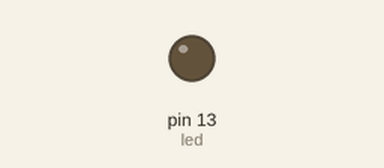
Recording of a sketch running on a simulated Arduino Mega 2560, built with avr-gcc and run on an emulated ATmega2560. On the bench: output pins drawn as LEDs (lit = HIGH).

Above: at 3.6 s.
At 8.8 s:
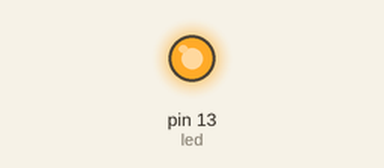
Timing chart, 0 to 14.0 s (numbered marks = the images above):
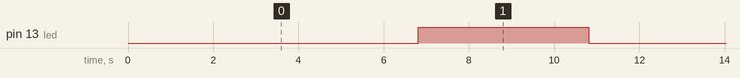

The sketch:

while.ino
```cpp
#define COMMAND 0xFE
#define CLEAR   0x01
#define LINE0   0x80
#define LINE1   0xC0

int var1 = 64;
int var2 = 64;

int led = 13;

void setup() {
  Serial2.begin(9600);
  clear_lcd();

  pinMode(led, OUTPUT);
  digitalWrite(led, LOW);
  delay(500);
}

void loop() {
  while (var1 < 127) {
    clear_lcd();
    Serial2.write(COMMAND);
    Serial2.write(LINE0);
    Serial2.print(var1);
    delay(100);
    var1++;
  }
  clear_lcd();
  Serial2.write(COMMAND);
  Serial2.write(LINE0);
  Serial2.print(var1);
  digitalWrite(led, HIGH);
  delay(4000);
  digitalWrite(led, LOW);

  while (var1 > 64) {
    clear_lcd();
    Serial2.write(COMMAND);
    Serial2.write(LINE0);
    Serial2.print(var1);
    delay(100);
    var1--;
  }
  clear_lcd();
  Serial2.write(COMMAND);
  Serial2.write(LINE0);
  Serial2.print(var1);
  digitalWrite(led, HIGH);
  delay(4000);
  digitalWrite(led, LOW);

  while (var1 > 0) {
    clear_lcd();
    Serial2.write(COMMAND);
    Serial2.write(LINE0);
    Serial2.print(var1);
    delay(100);
    var1--;
  }
  clear_lcd();
  Serial2.write(COMMAND);
  Serial2.write(LINE0);
  Serial2.print(var1);
  digitalWrite(led, HIGH);
  delay(4000);
  digitalWrite(led, LOW);

  while (var1 < 64) {
    clear_lcd();
    Serial2.write(COMMAND);
    Serial2.write(LINE0);
    Serial2.print(var1);
    delay(100);
    var1++;
  }
  clear_lcd();
  Serial2.write(COMMAND);
  Serial2.write(LINE0);
  Serial2.print(var1);
  digitalWrite(led, HIGH);
  delay(4000);
  digitalWrite(led, LOW);
}

void clear_lcd(void)
{
  Serial2.write(COMMAND);
  Serial2.write(CLEAR);
}
```

Measured:
- by itself, pin 13 (led): alternates HIGH for 4.0 s and LOW for 6.4 s
